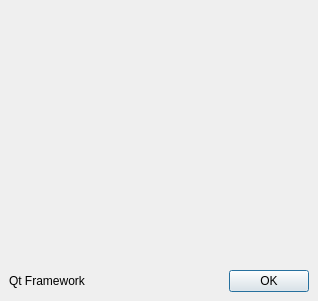
<?xml version="1.0" encoding="UTF-8"?>
<ui version="4.0">
 <class>AboutQtWindow</class>
 <widget class="QDialog" name="AboutQtWindow">
  <property name="geometry">
   <rect>
    <x>0</x>
    <y>0</y>
    <width>318</width>
    <height>301</height>
   </rect>
  </property>
  <property name="windowTitle">
   <string>О библиотеке Qt</string>
  </property>
  <property name="modal">
   <bool>true</bool>
  </property>
  <layout class="QGridLayout" name="gridLayout">
   <property name="margin">
    <number>9</number>
   </property>
   <item row="0" column="0" colspan="2">
    <widget class="QLabel" name="label">
     <property name="text">
      <string/>
     </property>
     <property name="pixmap">
      <pixmap resource="AboutResource.qrc">:/new/about/about.png</pixmap>
     </property>
    </widget>
   </item>
   <item row="1" column="1">
    <widget class="QDialogButtonBox" name="buttonBox">
     <property name="standardButtons">
      <set>QDialogButtonBox::Ok</set>
     </property>
    </widget>
   </item>
   <item row="1" column="0">
    <widget class="QLabel" name="label_2">
     <property name="text">
      <string>Qt Framework</string>
     </property>
    </widget>
   </item>
  </layout>
 </widget>
 <resources>
  <include location="AboutResource.qrc"/>
 </resources>
 <connections/>
</ui>
